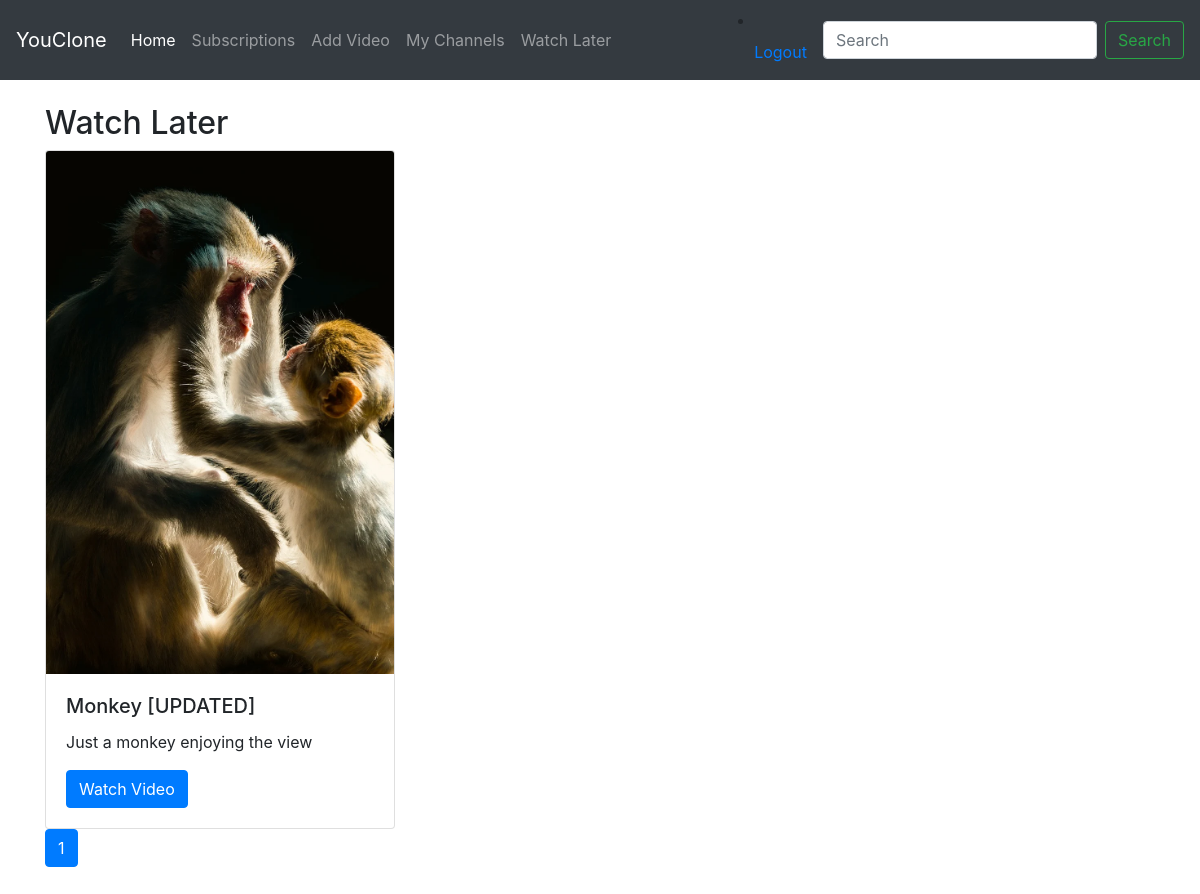
/watch_later/ (signed in), run on the app's committed database.
### video/models.py (models this page shows, shortened)
class WatchLater(models.Model):
    user = models.ForeignKey(User, on_delete=models.CASCADE)
    video = models.ForeignKey(Video, on_delete=models.CASCADE)
    timestamp = models.DateTimeField(auto_now_add=True)

class Video(models.Model):
    DEFAULT_THUMBNAIL = 'thumbnails/default_thumbnail.jpg'
    title = models.CharField(max_length=80)
    user = models.ForeignKey(User, on_delete=models.CASCADE)
    channel = models.ForeignKey(Channel, null=True, on_delete=models.CASCADE)
    file = models.FileField(upload_to='videos/', validators=[validate_file_extension])
    thumbnail = models.ImageField(default=DEFAULT_THUMBNAIL, upload_to='thumbnails/', blank=True, null=True)
    description = models.TextField(max_length=5000, blank=True, null=True)
    upload_date = models.DateTimeField(auto_now_add=True)
    tag = models.ManyToManyField(Tag, blank=True)
    likes = models.ManyToManyField(User, related_name='video_like')
    dislikes = models.ManyToManyField(User, related_name='video_dislike')
    views = models.IntegerField(default=0)

### video/views.py (the view)
# urls.py: path('watch_later/', views.my_watch_later, name='my-watch-later'),
@login_required
def my_watch_later(request):
    video_list = WatchLater.objects.filter(user=request.user).order_by('-timestamp')
    paginator = Paginator(video_list, 20)
    page_number = request.GET.get('page')
    page_obj = paginator.get_page(page_number)
    return render(request, 'video/my_watch_later.html', {'page_obj': page_obj})

### video/templates/video/my_watch_later.html (shortened to what this page needs)
{% extends 'video/base.html' %}
{% block content %}
    <section class="container mt-4">
        <h2>Watch Later</h2>
        <div class="row">
            <div class="col-md-4 mb-4">
                {% for watch_later in page_obj %}
                    <div class="card">
                    <img src="{{ watch_later.video.thumbnail.url }}" class="card-img-top" alt="Video Thumbnail">
                    <div class="card-body">
                        <h5 class="card-title">{{ watch_later.video.title }}</h5>
                        <p class="card-text">{{ watch_later.video.description }}</p>
                        <a href="{% url 'video:video-detail' watch_later.video.id %}" class="btn btn-primary">Watch Video</a>
                    </div>
                {% endfor %}
                </div>
                <nav aria-label="Page navigation example">
                    <ul class="pagination">
                        <li class="page-item active">
                            <a class="page-link" href="#">{{ page_obj.number }}<span class="sr-only">(current)</span></a>
                        </li>
                    </ul>
                </nav>
            </div>
        </div>
    </section>
{% endblock %}

### data on the page
WatchLater: video.thumbnail (picture), video "Monkey [UPDATED]", video.description "Just a monkey enjoying the view"

### other printed values
{{ page_obj.number }} "1"
